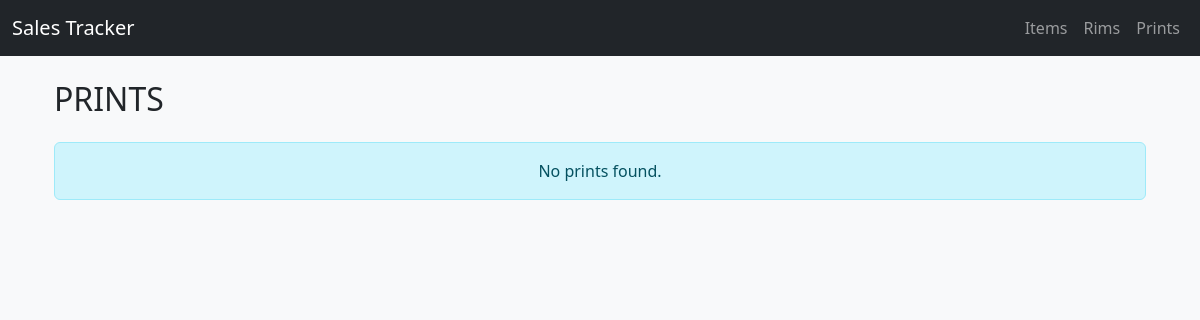
The page /prints/ on the database as committed earlier.
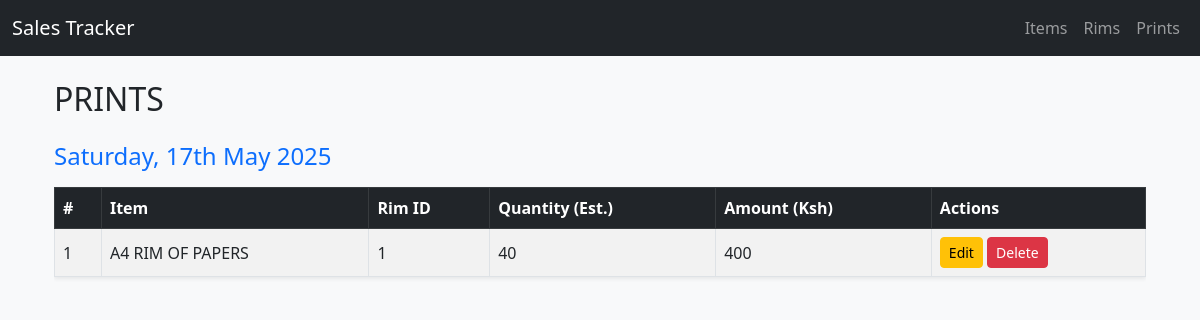
The same page on the database as committed later.
### main/models.py (models this page shows, shortened)
class Print(models.Model):
    rim = models.ForeignKey(Rim, on_delete=models.CASCADE, related_name="prints")
    qnty = models.IntegerField(blank=True, null=True)
    amount = models.BigIntegerField()

class Rim(models.Model):
    CHOICES = [
        ["Available", "available"],
        ["Finished", "finished"],
    ]
    item = models.ForeignKey(Item, on_delete=models.CASCADE, related_name="rims")
    added_on = models.DateTimeField(auto_now_add=True)
    status = models.CharField(max_length=50, choices=CHOICES, default="available")
    finished_on = models.DateTimeField(blank=True, null=True)

class Item(models.Model):
    CHOICES = [
        ('product', 'Product'),
        ('service', 'Service'),
    ]
    name = models.CharField(max_length=100)
    category = models.CharField(max_length=100, choices=CHOICES, blank=True, null=True)
    unit = models.CharField(max_length=50, blank=True, null=True) # e.g., "pcs", "kg"
    price = models.IntegerField(blank=True, null=True)
    description = models.TextField(blank=True, null=True)

### main/views.py (the view)
# urls.py: path('prints/', views.PrintListView.as_view(), name='print-list'),
class PrintListView(ListView):
    model = Print
    context_object_name = 'prints'
    template_name = 'prints/print_list.html'
    def get_context_data(self, **kwargs):
        context = super().get_context_data(**kwargs)
        grouped_prints = defaultdict(list)
        prints = Print.objects.select_related('rim__item').order_by('-id')
        for print_obj in prints:
            local_date = localtime(print_obj.rim.added_on).date()
            grouped_prints[local_date].append(print_obj)
        context['grouped_prints'] = dict(sorted(grouped_prints.items(), reverse=True))
        return context

### main/templatetags/math_filters.py (called while the page is built)
@register.filter
def divide_by(value, arg):
    try:
        return int(value) // int(arg)
    except (TypeError, ValueError, ZeroDivisionError):
        return 0

### main/templates/prints/print_list.html
{% extends '../main.html' %}
{% load math_filters %}
{% block content %}
<div class="container">
    <h2 class="mb-4 text-uppercase">Prints</h2>
    {% if grouped_prints %}
    {% for date, prints in grouped_prints.items %}
    <div class="mb-5">
        <h4 class="text-primary">
            {{ date|date:"l, jS F Y" }}
        </h4>
        <div class="table-responsive">
            <table class="table table-striped table-bordered align-middle shadow-sm mt-2">
                <thead class="table-dark">
                    <tr>
                        <th>#</th>
                        <th>Item</th>
                        <th>Rim ID</th>
                        <th>Quantity (Est.)</th>
                        <th>Amount (Ksh)</th>
                        <th>Actions</th>
                    </tr>
                </thead>
                <tbody>
                    {% for p in prints %}
                    <tr>
                        <td>{{ forloop.counter }}</td>
                        <td>{{ p.rim.item.name }}</td>
                        <td>{{ p.rim.id }}</td>
                        <td>{{ p.amount|divide_by:10 }}</td>
                        <td>{{ p.amount }}</td>
                        <td>
                            <a href="{% url 'print-update' p.id %}" class="btn btn-sm btn-warning">Edit</a>
                            <a href="{% url 'print-delete' p.id %}" class="btn btn-sm btn-danger">Delete</a>
                        </td>
                    </tr>
                    {% endfor %}
                </tbody>
            </table>
        </div>
    </div>
    {% endfor %}
    {% else %}
    <div class="alert alert-info text-center">No prints found.</div>
    {% endif %}
</div>
{% endblock %}

Rows that differ between the two databases and show on the page:
added Print: date "Saturday, 17th May 2025", rim.item.name "A4 RIM OF PAPERS", rim.id "1", amount|divide_by "40", amount "400"
Other text that changed with them:
text no longer shown: "No prints found."
